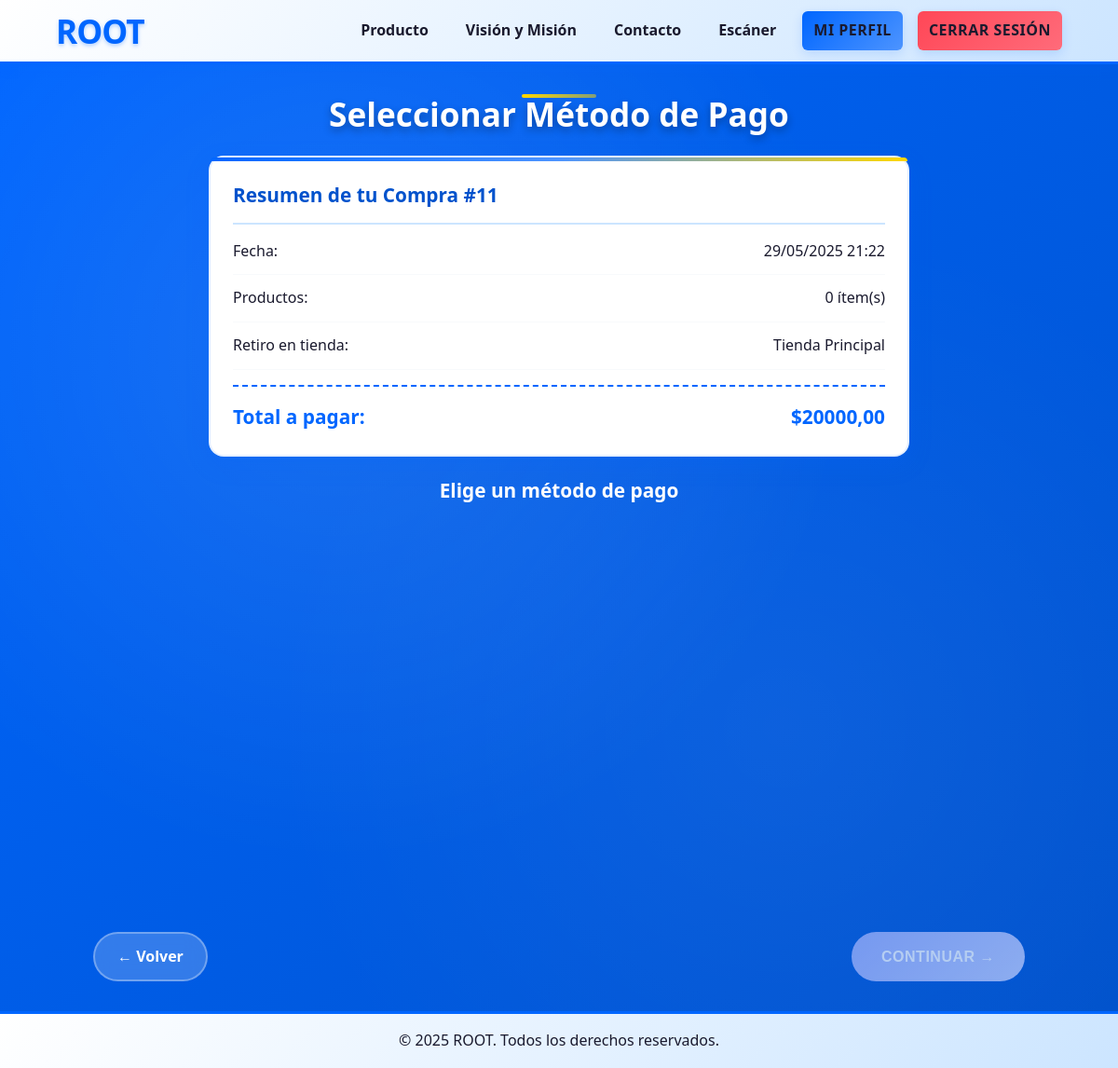
Page /pagos/11/metodo/ (signed in) on the committed database.
### pagos/models.py (models this page shows, shortened)
class Compra(models.Model):
    ESTADO_CHOICES = (("pendiente", "Pendiente"),("pagado", "Pagado"),("enviado", "Enviado"),("entregado", "Entregado"),("cancelado", "Cancelado"))
    usuario = models.ForeignKey(settings.AUTH_USER_MODEL,on_delete=models.CASCADE, related_name="compras")
    fecha_compra = models.DateTimeField(auto_now_add=True)
    estado = models.CharField(max_length=20,choices=ESTADO_CHOICES,default="pendiente")
    total = models.DecimalField(max_digits=10, decimal_places=2)
    direccion_entrega = models.TextField(blank=True, default="")
    codigo_seguimiento = models.CharField(max_length=50, blank=True, default="")

### pagos/views.py (the view)
# urls.py: path("<int:compra_id>/metodo/",views.seleccionar_metodo_pago,name="seleccionar_metodo_pago"),
@login_required
def seleccionar_metodo_pago(request: HttpRequest, compra_id: int) -> HttpResponse:
    if MetodoPago.objects.count() == 0:
        inicializar_metodos_pago()
    compra = get_object_or_404(Compra, id=compra_id, usuario=request.user)
    if compra.estado != "pendiente":
        messages.info(request, "Esta compra ya ha sido procesada")
        return redirect("facturas:detalle_compra", compra_id=compra.id)
    metodos_pago = MetodoPago.objects.filter(activo=True)
    return render(request, "pagos/metodoDepago.html", {
        "compra": compra,
        "metodos_pago": metodos_pago,
    })

### pagos/templates/pagos/metodoDepago.html (shortened to what this page needs)
{% extends "core/base.html" %}
{% load static %}
{% block extra_css %}
<link rel="stylesheet" href="{% static 'css/pagos.css' %}">
{% endblock %}
{% block content %}
<section id="metodo-pago" class="checkout-section">
    <div class="container">
        <h2>Seleccionar Método de Pago</h2>
        <div class="resumen-compra">
            <div class="resumen-titulo">Resumen de tu Compra #{{ compra.id }}</div>
            <div class="resumen-item">
                <div>Fecha:</div>
                <div>{{ compra.fecha_compra|date:"d/m/Y H:i" }}</div>
            </div>
            <div class="resumen-item">
                <div>Productos:</div>
                <div>{{ compra.detalles.count }} ítem(s)</div>
            </div>
            <div class="resumen-item">
                <div>Retiro en tienda:</div>
                <div>Tienda Principal</div>
            </div>
            <div class="resumen-total">
                <div>Total a pagar:</div>
                <div>${{ compra.total|floatformat:2 }}</div>
            </div>
        </div>
        <form method="post" action="{% url 'pagos:procesar_pago' compra.id %}" id="formPago">
            <h3 style="color: white; text-align: center; margin-bottom: 24px; font-size: 1.3rem;">Elige un método de pago</h3>
            <div class="metodos-pago-container">
            </div>
            <div class="acciones-pago">
                <a href="{% url 'usuarios:perfil' %}" class="btn-volver">← Volver</a>
                <button type="submit" class="btn-continuar" disabled>Continuar →</button>
            </div>
        </form>
    </div>
</section>
{% endblock %}

### core/static/core/css/style.css (style rules this page uses)
:root { --primary-color: #0066FF; --primary-light: #4D94FF; --primary-lighter: #CCE5FF; --primary-dark: #0052CC; --primary-darker: #003D99; --text-dark: #1a1a2e; --text-medium: #333b4f; --text-light: #fff; --bg-light: #f5f9ff; --bg-dark: #003D99; --shadow-sm: 0 2px 4px rgba(0, 102, 255, 0.15); --shadow-md: 0 4px 8px rgba(0, 102, 255, 0.2); --shadow-lg: 0 8px 16px rgba(0, 102, 255, 0.25); --radius-sm: 6px; --radius-md: 12px; --radius-lg: 18px; --radius-xl: 24px; --radius-full: 50px; --transition: all 0.3s ease; --spacing-xs: 8px; --spacing-sm: 16px; --spacing-md: 10px; --spacing-lg: 32px; --spacing-xl: 20px; }
body { font-family: 'Segoe UI', Tahoma, Geneva, Verdana, sans-serif; margin: 0; padding: 0; background-color: var(--bg-light); color: var(--text-dark); line-height: 1.6; display: flex; flex-direction: column; min-height: 100vh; }
h1, h2, h3, h4, h5, h6 { font-weight: 700; line-height: 1.2; margin: 0 0 var(--spacing-sm) 0; }

### rows in the picture
Compra: id "11", fecha_compra "29/05/2025 21:22", detalles.count "0", total "20000,00"
